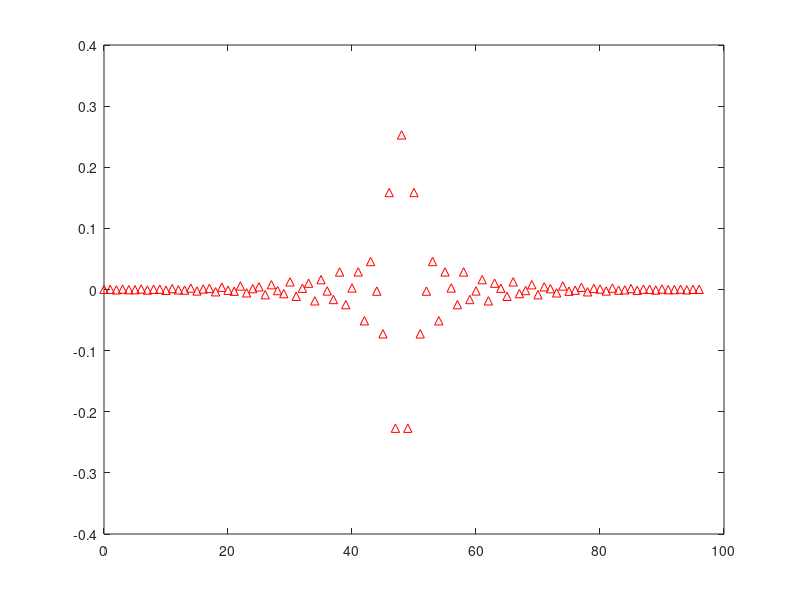
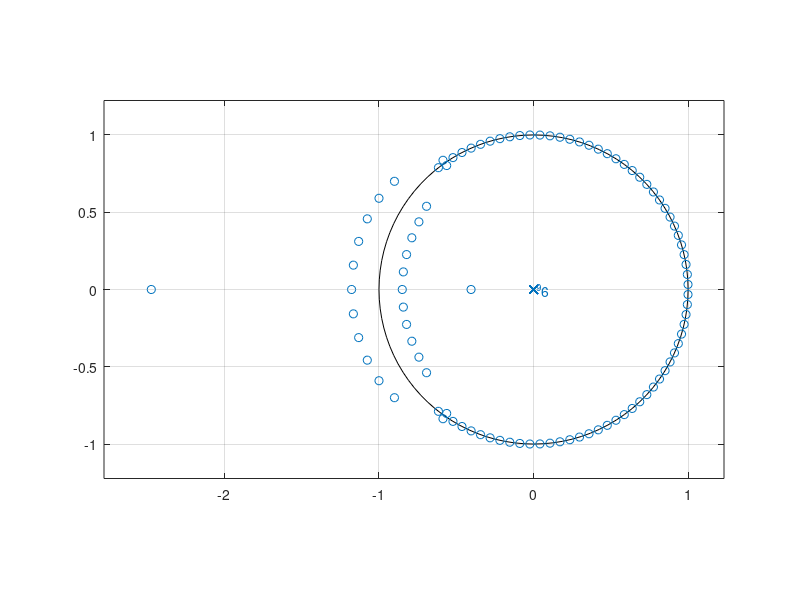
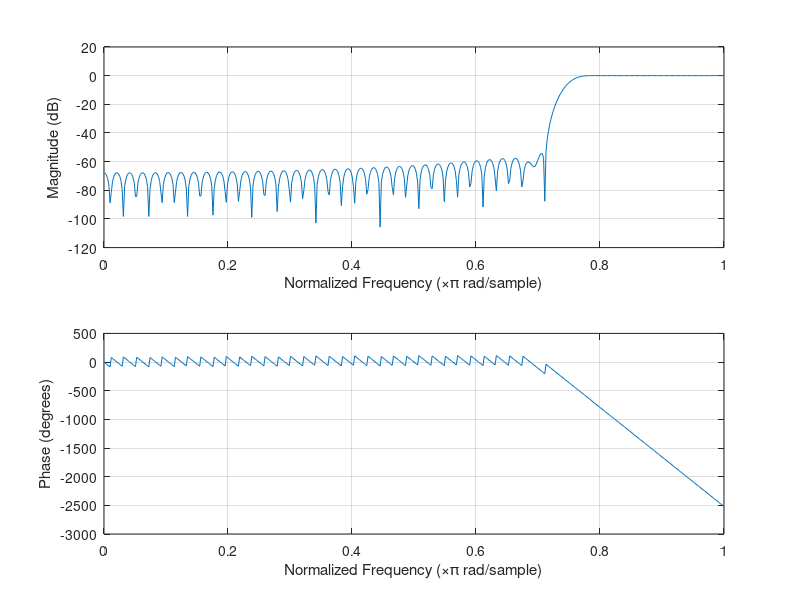

Write the MATLAB code that produced these figures, in order.
Fpass = [18000 22050];
Fstop = [0 15000];
Apass = 0.1;
Astop = 30;
Fs = 44100;
Fc = ((Fpass(1)+Fstop(2))/2)/Fs;    %   Counter Frequency
Fd = ((Fpass(1)-Fstop(2))/2)/Fs;    %  Delta F 
N = round(3.3/Fd)   % Number of Co-effecients
w = hamming(N);
d= fir1 (N-1, 2*Fc,'high', w);
figure(1) 
impz(d)
figure(2) 
zplane(d)
figure(3) 
freqz(d)


